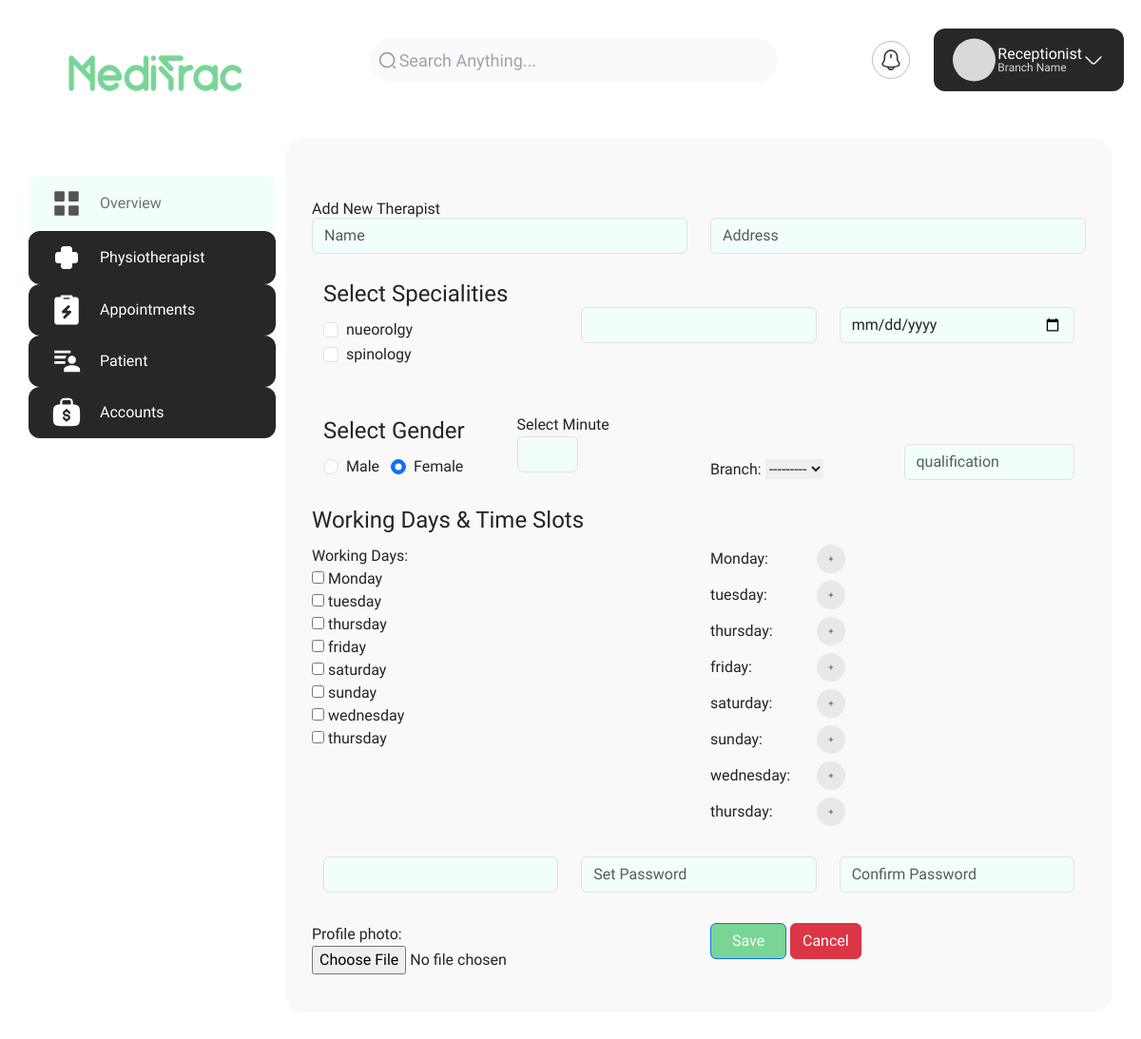
/reception/therapist/add/, run on the app's committed database.
### receptionist/models.py (models this page shows)
class Speciality(models.Model):
    name = models.CharField(max_length=100)
    description = models.TextField()
    def __str__(self):
        return self.name

class WorkingDay(models.Model):
    day_name = models.CharField(max_length=20)
    weekday_number = models.IntegerField()  # <-- Add this line
    def __str__(self):
        return self.day_name

### receptionist/views.py (the view)
# urls.py: path('therapist/add/', views.add_new_therapist, name='add_new_therapist'),
@transaction.atomic  # Ensures database integrity
def add_new_therapist(request):
    context = {}
    if request.method == "POST":
        form = AddTherapistForm(request.POST, request.FILES)
        if form.is_valid():
            try:
                new_therapist = form.save(commit=False)
                new_therapist.save()
                existing_specialities = new_therapist.specialities.all().values_list('id', flat=True)
                new_specialities = form.cleaned_data['specialities']
                for speciality in new_specialities:
                    if speciality.id in existing_specialities:
                        raise IntegrityError(f"Duplicate speciality entry for therapist_id {new_therapist.id}")
                user = User.objects.create_user(
                    username=form.cleaned_data['email'],
                    email=form.cleaned_data['email'],
                    password=form.cleaned_data['password1'],
                )
                TherapistLogin.objects.create(
                    therapist=new_therapist,
                    user=user,
                    profile_photo=form.cleaned_data['profile_photo']
                )
                working_days_selected = form.cleaned_data['working_days']
                for day in working_days_selected:
                    time_slot_str = request.POST.get(f'time_slot_{day.day_name.lower()}')
                    if time_slot_str:
                        time_slots = time_slot_str.split(", ")
                        working_day_rel = TherapistWorkingDay.objects.create(
                            therapist=new_therapist, working_day=day)
                        for time in time_slots:
                            start, end = time.split("-")
                            new_time_slot = TimeSlot.objects.create(start_time=start, end_time=end)
                            working_day_rel.time_slots.add(new_time_slot)
                    print("Therapist added successfully")
                    return redirect('therapist_list')
            except IntegrityError as e:  # Changed Exception to IntegrityError
                context['error'] = f"Integrity Error: {e}"
                transaction.rollback()
                print(f"Error: {e}")
            except Exception as e:  # General exception
                context['error'] = str(e)
                transaction.rollback()
    else:
        form = AddTherapistForm()
    context['form'] = form
    context['time_slot_fields'] = form.time_slot_fields  # Add the new attribute to the context
    return render(request, 'reception/add_new_therapist.html', context)

### receptionist/models.py (called while the page is built)
    def __str__(self):
        return self.name

### templates/reception/add_new_therapist.html (shortened to what this page needs)
{% extends 'reception/base.html' %}
{% load custom_filters %}
{% load static %}
{% block content %}
    <div class="container mt-5">
        <form  id="therapistForm" method="post" enctype="multipart/form-data">
            <div class="row">
                <h1 class="title-phsyio">Add New Therapist</h1>
                <div class="col-lg-6">
                    {{ form.name }}
                </div>
                <div class="col-lg-6">
                    {{ form.address }}
                </div>
            </div>
            <div class="container mt-4">
                <div class="row">
                    <div class="col-md-4">
                        <fieldset class="mb-4">
                            <legend>Select Specialities</legend>
                            {% for speciality in form.specialities %}
                            <div class="form-check">
                                <input class="form-check-input" type="checkbox" name="{{ speciality.name }}" id="{{ speciality.id }}" {% if speciality.value %}checked{% endif %}>
                                <label class="form-check-label" for="{{ speciality.id }}">
                                    {{ speciality.choice_label }}
                                </label>
                            </div>
                            {% endfor %}
                        </fieldset>
                    </div>
                    <div class="col-md-4" style="margin-top: 2rem;">
                        {{ form.phone }}
                    </div>
                    <div class="col-md-4" style="margin-top: 2rem;">
                        {{ form.date_of_birth }}
                    </div>
                </div>
            </div>
            <div class="container mt-4">
                <div class="row">
                    <div class="col-md-3">
                        <fieldset class="mb-4">
                            <legend>Select Gender</legend>
                            <div class="form-check">
                                {% for gender_choice in form.gender %}
                                    {% if gender_choice.value != '' %}
                                        <div class="form-check-inline radio-button-margin" style="margin-right: 2rem;">
                                            <input class="form-check-input" type="radio" name="{{ form.gender.name }}" id="{{ gender_choice.id }}" value="{{ gender_choice.value }}" {% if gender_choice.value == form.gender.value %}checked{% endif %}>
                                            <label class="form-check-label" for="{{ gender_choice.id }}">
                                                {{ gender_choice.choice_label }}
                                            </label>
                                        </div>
                                    {% endif %}
                                {% endfor %}
                            </div>
                        </fieldset>
                    </div>
                    <div class="col-md-3" >
                        <p>Select Minute</p>
                        {{ form.appointment_interval }}
                    </div>
                    <div class="col-md-3" style="margin-top: 47px;">
                        <div class="form-group">
                            {{ form.branch.label_tag }}
                            {{ form.branch }}
                        </div>
                    </div>
                    <div class="col-md-3" style="margin-top: 2rem;">
                        <div class="form-group">
                            {{ form.qualification }}
                        </div>
                    </div>
                </div>
            </div>
            <fieldset class="mb-4">
                <legend>Working Days & Time Slots</legend>
                <div class="row">
                    <div class="col-md-6">
                        {{ form.working_days.label_tag }}
                        {{ form.working_days }}
                    </div>
                    <div class="col-md-6">
                        {% for day in form.fields.working_days.queryset %}
                            <div class="mb-2" id="{{ day.day_name|lower }}">
                                <div class="d-flex align-items-center">
                                    <div class="d-inline-flex align-items-center" style="width: 7rem;">
                                        <label class="me-2">{{ day.day_name }}:</label>
                                    </div>
                                    <div class="time-slots">
                                        <img src="{% static 'images/actions/button-switch.png' %}" alt="" type="button" onclick="addTimeSlot('{{ day.day_name|lower }}')">
                                    </div>
                                </div>
                            </div>
                        {% endfor %}
                    </div>
                </div>
            </fieldset>
            <div class="container mt-4">
                <div class="row">
                    <div class="col-md-4">
                        {{ form.email }}
                    </div>
                    <div class="col-md-4" >
                        {{ form.password1 }}
                    </div>
                    <div class="col-md-4" >
                        {{ form.password2 }}
                    </div>
                </div>
            </div>
            <fieldset class="mb-4">
                <div class="row">
                    <div class="col-md-6" style="margin-top: 2rem;">
                        {{ form.profile_photo.label_tag }}
                        {{ form.profile_photo }}
                    </div>
                    <div class="col-md-6" style="margin-top: 2rem;">
                        <input type="submit" class="btn btn-primary" value="Save" style="background-color: #78D596; width: 5rem;">
                        <a href="{% url 'list_therapists' %}" class="btn btn-danger">Cancel</a>
                    </div>
                </div>
            </fieldset>
        </form>
    </div>
    {% endblock %}

### static/css/panel_style.css (style rules this page uses)
* { margin: 0; padding: 0; box-sizing: border-box; font-family: 'Plus Jakarta Sans', sans-serif; }
:root { --blue-color: #4070f4; --grey-color: #707070; }

### data on the page
Speciality: choice_label "nueorolgy"
Speciality: choice_label "spinology"
WorkingDay: day_name "Monday"
WorkingDay: day_name "tuesday"
WorkingDay: day_name "thursday"
WorkingDay: day_name "friday"
WorkingDay: day_name "saturday"
WorkingDay: day_name "sunday"
WorkingDay: day_name "wednesday"
WorkingDay: day_name "thursday"

### other printed values
{{ gender_choice.choice_label }} "Male" "Female"
